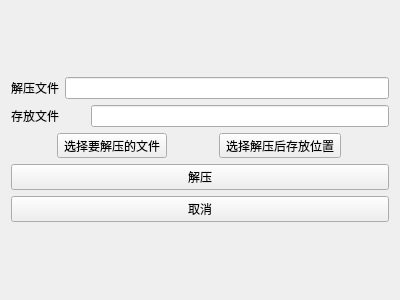
<?xml version="1.0" encoding="UTF-8"?>
<ui version="4.0">
 <class>chooosefile2</class>
 <widget class="QWidget" name="chooosefile2">
  <property name="geometry">
   <rect>
    <x>0</x>
    <y>0</y>
    <width>400</width>
    <height>300</height>
   </rect>
  </property>
  <property name="windowTitle">
   <string>Form</string>
  </property>
  <layout class="QVBoxLayout" name="verticalLayout_3">
   <item>
    <layout class="QVBoxLayout" name="verticalLayout_2">
     <item>
      <layout class="QHBoxLayout" name="horizontalLayout">
       <item>
        <widget class="QLabel" name="label">
         <property name="text">
          <string>解压文件</string>
         </property>
        </widget>
       </item>
       <item>
        <widget class="QLineEdit" name="lineEdit"/>
       </item>
      </layout>
     </item>
     <item>
      <layout class="QHBoxLayout" name="horizontalLayout_2">
       <item>
        <widget class="QLabel" name="label_4">
         <property name="text">
          <string>存放文件</string>
         </property>
        </widget>
       </item>
       <item>
        <widget class="QLabel" name="label_2">
         <property name="text">
          <string/>
         </property>
        </widget>
       </item>
       <item>
        <widget class="QLabel" name="label_3">
         <property name="text">
          <string/>
         </property>
        </widget>
       </item>
       <item>
        <widget class="QLineEdit" name="lineEdit_2"/>
       </item>
      </layout>
     </item>
     <item>
      <layout class="QHBoxLayout" name="horizontalLayout_3">
       <item>
        <widget class="QToolButton" name="toolButton">
         <property name="text">
          <string>选择要解压的文件</string>
         </property>
        </widget>
       </item>
       <item>
        <widget class="QToolButton" name="toolButton_2">
         <property name="text">
          <string>选择解压后存放位置</string>
         </property>
        </widget>
       </item>
      </layout>
     </item>
     <item>
      <layout class="QVBoxLayout" name="verticalLayout">
       <item>
        <widget class="QPushButton" name="pushButton">
         <property name="text">
          <string>解压</string>
         </property>
        </widget>
       </item>
       <item>
        <widget class="QPushButton" name="pushButton_2">
         <property name="text">
          <string>取消</string>
         </property>
        </widget>
       </item>
      </layout>
     </item>
    </layout>
   </item>
  </layout>
 </widget>
 <resources/>
 <connections/>
</ui>
